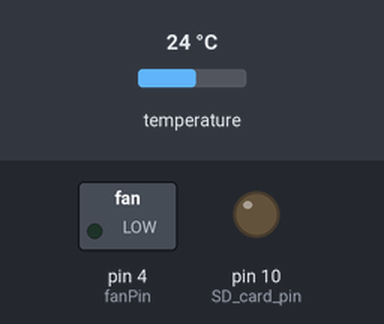
Bench run of a sketch on a simulated Arduino Uno, built with avr-gcc and run on an emulated ATmega328P. Parts: switched loads named in the sketch (green lamp = pin HIGH), output pins drawn as LEDs (lit = HIGH). The inputs (shaded band) are chosen by the test bench; at power-on: temperature 24 °C. The local clock reads 2024-03-15 10:24:30 at power-on unless the sketch sets it; storage starts empty; pins used as bus, display or sensor lines are not drawn; what the sketch prints to the serial monitor is not drawn.

Above: at 0.6 s.
At 35.9 s:
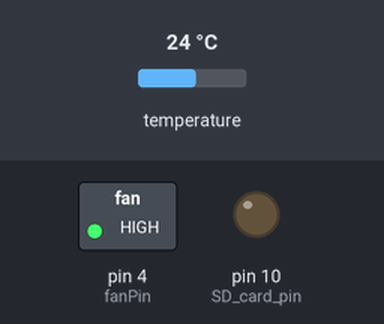
Timing chart, 0 to 37.4 s (numbered marks = the images above):
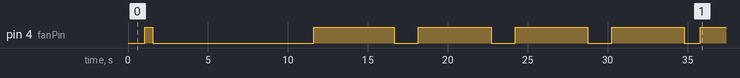

Measured:
- by itself, pin 4 (fanPin): goes HIGH 0.50 s, LOW 10.0 s, 3 × (HIGH 5.0 s, LOW 1.5 s), HIGH 4.5 s, LOW 1.0 s, then HIGH

The sketch:

CoolerThermostat_190506.ino
```cpp
/*
 * David's Data Logger V. 190506
 * System only reads one temp sensor.
 * System currently has no sleep mode to save power.
 * Temp control is tuned for a good starting-point setup. Cooler will find good tuning over time.
 * set a minimum adjustment as well as a maximum adjustment
 */

#include <Wire.h>                // used for RTC
#include <DS3231.h>              // used for RTC
#include <OneWire.h>             // used to read temperature sensor
#include <DallasTemperature.h>   // used to read temperature sensor
#include <SD.h>                  // used by SD card reader

//SD CARD ------------
File myFile;

// RTC -------------
#define DS3231_I2C_ADDRESS 0x68
// Convert normal decimal numbers to binary coded decimal
byte decToBcd(byte val)
{
  return( (val/10*16) + (val%10) );
}
// Convert binary coded decimal to normal decimal numbers
byte bcdToDec(byte val)
{
  return( (val/16*10) + (val%16) );
}

//SENSOR ---------------
// Data wire is connected to GPIO9
OneWire oneWire(9);
DallasTemperature tempSensor(&oneWire);//setup to read sensor

// FAN ------------
int fanPinGND = 2;
int fanPinVCC = 3;
int fanPin = 4;

// RTC -------------
int RTCVCCpin = 8;

// SD card reader------------
int SDreaderVCCpin = 7;

//Thermostat variables
unsigned long currentTime; //variable for most recent read of arduino run time millis()
unsigned long tstatTimeWindow = 6000; //time in ms. must be long enough for thermostat action to be seen. It should be 10-15 minutes.
unsigned long tstatTimestamp = 0; //set to current time at end of a given window

float thisWindowTemp; //used to determine thermostat action. This is the determined by a series of measurements taken over the course of a minute and averaged.
float prevWindowTemp; //used to determine overshoots.

float setPoint = 5; //set to 5C
float setPointRange = 0; // +-0.5C

int maxAdjustment = 500; //maximum number of fanRunTime milliseconds allowed to be added/subtracted in a single window
int minAdjustment = 25;
int currentAdjustment = 50; //holds the calculated number of fanRunTime milliseconds to be added/subtracted for a given window


//TIMING VARIABLES-----------------------
unsigned long logTimeStamp = 0;

unsigned long fanTimeWindow = 1000; //100 seconds for test (100000ms)
unsigned long fanTimeStamp = 0;
unsigned long fanRunTime = 500;//number of milliseconds the fan is allowed to run in a 100,000 millisecond timeframe. This value is adjusted by the thermostat loop over time.
//xxxxxxxxxxxxxxxxxxxxxxxxxxxxxxxxxxxxxxxxxxxxxxxxxxxxxxxxxxxxxxxxxxxxxxxxxxxxxxxxxxxxxxxx+++++++++++xxxxxxxxxxxxxxxxxxxxxxxxxxxxxxxxxxxxxx+xxx line added by my 3 year old son;

void setDS3231time(byte second, byte minute, byte hour, byte dayOfWeek, byte
dayOfMonth, byte month, byte year)
{
  // sets time and date data to DS3231
  Wire.beginTransmission(DS3231_I2C_ADDRESS);
  Wire.write(0); // set next input to start at the seconds register
  Wire.write(decToBcd(second)); // set seconds
  Wire.write(decToBcd(minute)); // set minutes
  Wire.write(decToBcd(hour)); // set hours
  Wire.write(decToBcd(dayOfWeek)); // set day of week (1=Sunday, 7=Saturday)
  Wire.write(decToBcd(dayOfMonth)); // set date (1 to 31)
  Wire.write(decToBcd(month)); // set month
  Wire.write(decToBcd(year)); // set year (0 to 99)
  Wire.endTransmission();
}
void readDS3231time(byte *second,
byte *minute,
byte *hour,
byte *dayOfWeek,
byte *dayOfMonth,
byte *month,
byte *year)

{
  Wire.beginTransmission(DS3231_I2C_ADDRESS);
  Wire.write(0); // set DS3231 register pointer to 00h
  Wire.endTransmission();
  Wire.requestFrom(DS3231_I2C_ADDRESS, 7);
  // request seven bytes of data from DS3231 starting from register 00h
  *second = bcdToDec(Wire.read() & 0x7f);
  *minute = bcdToDec(Wire.read());
  *hour = bcdToDec(Wire.read() & 0x3f);
  *dayOfWeek = bcdToDec(Wire.read());
  *dayOfMonth = bcdToDec(Wire.read());
  *month = bcdToDec(Wire.read());
  *year = bcdToDec(Wire.read());
}

void LogDataFunction(){

//Write timestamp and temp data to SD Card

 myFile = SD.open("dataLog.txt", FILE_WRITE);

  // if the file opened okay, write to it:
  if (myFile) {
    Serial.print("Writing to dataLog.txt...");

byte second, minute, hour, dayOfWeek, dayOfMonth, month, year;

  // retrieve data from DS3231
  readDS3231time(&second, &minute, &hour, &dayOfWeek, &dayOfMonth, &month,
  &year);

  // send it to the SD Card:

  myFile.print(year, DEC);
  myFile.print(" ");
  myFile.print(month, DEC);
  myFile.print(" ");
  myFile.print(dayOfMonth, DEC);
  myFile.print(" ");
  myFile.print(hour, DEC);
  myFile.print(" ");
   if (minute<10)
  {
    myFile.print("0");
  }
  myFile.print(minute, DEC);
  myFile.print(" ");
if (second<10)
  {
    myFile.print("0");
  }
  myFile.print(second, DEC);

//Serial.print("Requesting temperatures...");
  tempSensor.requestTemperatures(); // Send the command to get temperature
  //Serial.println("DONE");

  myFile.print(" ");
  myFile.print(tempSensor.getTempCByIndex(0));

  myFile.print(" ");
  myFile.print(currentAdjustment);

  myFile.print(" ");
  myFile.println(fanRunTime);

  // close the file:
    myFile.close();
    Serial.println("done.");

  } else {
    // if the file didn't open, print an error:
    Serial.println("error opening test.txt");
  }


}

void downloadDataFunction(){

// re-open the file for reading:
  myFile = SD.open("dataLog.txt");
  if (myFile) {
    Serial.println("dataLog.txt:");

    // read from the file until there's nothing else in it:
    while (myFile.available()) {
      Serial.write(myFile.read());
    }
    // close the file:
    myFile.close();
  } else {
    // if the file didn't open, print an error:
    Serial.println("error opening test.txt");
  }

}

void setup() {

  Serial.begin(9600);

  Wire.begin();

//Set up Pins

pinMode(RTCVCCpin, OUTPUT);
pinMode(SDreaderVCCpin, OUTPUT);
pinMode(fanPinGND, OUTPUT);
pinMode(fanPinVCC, OUTPUT);
pinMode(fanPin, OUTPUT);

digitalWrite(RTCVCCpin, HIGH);
digitalWrite(SDreaderVCCpin, HIGH);
digitalWrite(fanPinGND, LOW);
digitalWrite(fanPinVCC, HIGH);
digitalWrite(fanPin,LOW);

delay(500); //let power stapalize for peripherals

 //Setting RTC: DS3231 seconds, minutes, hours, day of week 01=sunday, date, month, year
 //setDS3231time(00,38,20,1,06,01,19);//uncomment this line and set the numbers then upload to set clock. Finally, comment then upload again.

tempSensor.begin();


//Write Recording-Start header information to SD Card
   pinMode(10, OUTPUT);//SD card pin
  if (!SD.begin(10)) {
    Serial.println("init failed!");
    return;
  }
  Serial.println("init done");

 myFile = SD.open("dataLog.txt", FILE_WRITE);

  // if the file opened okay, write to it:
  if (myFile) {
    Serial.print("Writing to dataLog.txt...");

    myFile.println("Yr Mo Dy Hr Mn Sc Tmp Adj Run");
  // close the file:
    myFile.close();
  } else {
    // if the file didn't open, print an error:
    Serial.println("error opening dataLog.txt");
  }

downloadDataFunction();

}


void loop() {

delay(500);//half second delay to keep thermocouple reads stable
currentTime = millis(); //update currentTime variable


//PERIODICALLY RECORDS ALL DATA TO SD CARD
if (currentTime-logTimeStamp>60000){
    LogDataFunction();
    delay(500);
    logTimeStamp = currentTime;
  }

//Run the fan at the current duty-cycle setting:

  if ((currentTime-fanTimeStamp)>(fanTimeWindow) && (currentTime-fanTimeStamp)<(fanTimeWindow+fanRunTime)){
    digitalWrite(fanPin,HIGH);
    }

  else if ((currentTime-fanTimeStamp)>(fanTimeWindow) && (currentTime-fanTimeStamp)>(fanTimeWindow+fanRunTime)){
    fanTimeStamp = currentTime;
    digitalWrite(fanPin,LOW);
    }


//Run the thermostat adjustment loop:

if (currentTime-tstatTimestamp>tstatTimeWindow){
  tstatTimestamp = currentTime;

prevWindowTemp = thisWindowTemp; //update the prevWindowTemp before reading the current temp into thisWidowTemp

//read the temperature into thisWindowTemp:
for(int i=0; i<4; i++){
thisWindowTemp = thisWindowTemp+(tempSensor.getTempCByIndex(0));
delay(1000);
}

thisWindowTemp = thisWindowTemp/5;


//If i overshot setPoint Window Range by warming up:
if (thisWindowTemp > (setPoint+setPointRange) && (setPoint-setPointRange) > prevWindowTemp){
    currentAdjustment = currentAdjustment/2;
    if (currentAdjustment < minAdjustment){
      currentAdjustment = minAdjustment;}
    fanRunTime=fanRunTime+currentAdjustment;
    }

//If i overshot setPoint Window Range by cooling down:
  else if (thisWindowTemp < (setPoint-setPointRange) && (setPoint+setPointRange) < prevWindowTemp){
    currentAdjustment = currentAdjustment/2;
    if (currentAdjustment < minAdjustment){
      currentAdjustment = minAdjustment;}
    if (fanRunTime < currentAdjustment){
      fanRunTime = 0;}
    else fanRunTime=(fanRunTime-currentAdjustment);
    }

//If the temp is STILL higher than the setPointWindowRange since last time:
  else if (thisWindowTemp > (setPoint+setPointRange) && prevWindowTemp > (setPoint+setPointRange)){
    currentAdjustment=(2*currentAdjustment);
    if (currentAdjustment > maxAdjustment){
    currentAdjustment = maxAdjustment;}
    fanRunTime=(fanRunTime+currentAdjustment);
    }

//If the temp is STILL lower than the setPointWindowRange since last time:
  else if (thisWindowTemp < (setPoint-setPointRange) && prevWindowTemp < (setPoint-setPointRange)){
    currentAdjustment=(2*currentAdjustment);
    if (currentAdjustment > maxAdjustment){
    currentAdjustment = maxAdjustment;}
    if (fanRunTime < currentAdjustment){
      fanRunTime = 0;}
    else {fanRunTime=(fanRunTime-currentAdjustment);
      }
    }
  }
}
```
